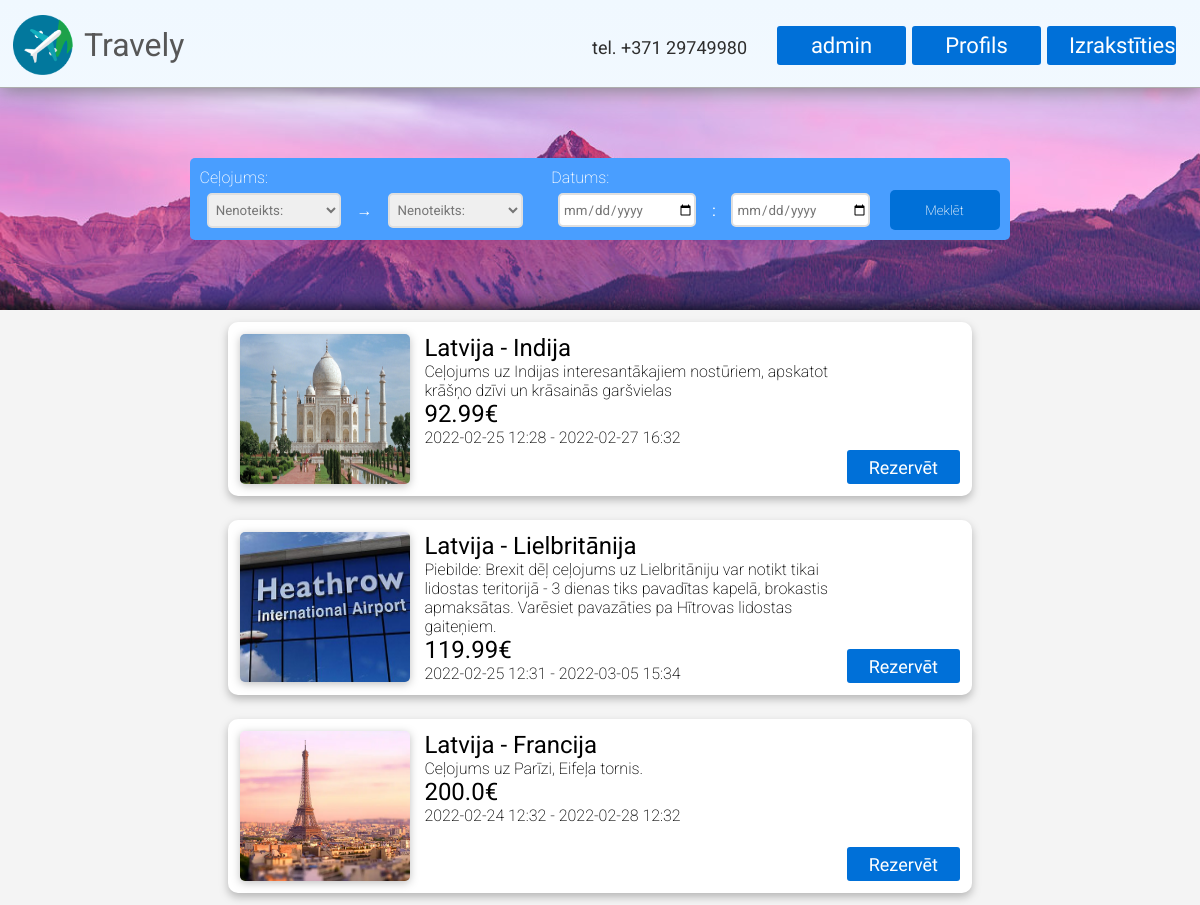
/catalogue (signed in), run on the app's committed database.
### models.py (models this page shows, shortened)
class Trip(db.Model):
    id = db.Column(db.Integer, primary_key=True)
    agency_id = db.Column(db.Integer, db.ForeignKey("agency.id"))
    country_from = db.Column(db.Integer)
    country_to = db.Column(db.Integer)
    date_from = db.Column(db.DateTime)
    date_to = db.Column(db.DateTime)
    description = db.Column(db.String(280))
    cost = db.Column(db.Float)
    ticket_amount = db.Column(db.Integer)
    views = db.Column(db.Integer)
    img_file = db.Column(db.String(20), nullable=False, default='default.jpg')

class Country(db.Model):
    id = db.Column(db.Integer, primary_key=True)
    country = db.Column(db.String(48), nullable=False)
    abbreviation = db.Column(db.String(2), nullable=False)

### main.py (the view)
@app.route('/catalogue')
def celojumi():
    return render_template("catalogue.html", trips = Trip.query.all(), countries = Country.query.all(), is_admin = is_user_admin())

### main.py (called while the page is built)
def is_user_logged():
    try:
        return True if session['user'] != None else False
    except:
        return False

def is_user_admin():
    return True if is_user_logged() and User.query.filter_by(id=session['user']).first().role_id != 0 else False

### templates/catalogue.html (shortened to what this page needs)
{% extends "index.html" %}
{% block content %}
<div id="search-bar-back" class="one-pixel-search-back">
    <div class="catalogue-search-page">
        <div>
            <p>Ceļojums:</p>
            <div>
                <select name="from" id="from">
                    <option value="">Nenoteikts:</option>
                </select>
                →
                <select name="to" id="to">
                    <option value="">Nenoteikts:</option>
                </select>
            </div>
        </div>
        <div>
            <p>Datums:</p>
            <div>
                <input id="from_date" type="date" placeholder="No">
                :
                <input id="to_date" type="date" placeholder="Līdz">
            </div>
        </div>
        <button id="submit-button" class="search-button" type="submit">Meklēt</button>
    </div>
</div>
<div id="catalogue-list">
    {% if trips %}
        {% for trip in trips %}
            <div class="catalogue-list-element">
                <img src="{{ url_for('static', filename='/images/destinations/' + trip.img_file) }}" class="catalogue-list-element-img">
                <div class="catalogue-list-element-text">
                    <h2>
                        {% for country in countries %}
                            {% if country.id == trip.country_from %}
                                {{ country.country }} -
                            {% endif %}
                        {% endfor %}
                        {% for country in countries %}
                            {% if country.id == trip.country_to %}
                                {{ country.country }}
                            {% endif %}
                        {% endfor %}
                    </h2>
                    <p>{{ trip.description }}</p>
                    <h2>{{ trip.cost }}€</h2>
                    <p>{{ trip.date_from.strftime("%Y-%m-%d %H:%M") }} - {{ trip.date_to.strftime("%Y-%m-%d %H:%M") }}</p>
                </div>
                <a href="/reservation/{{ trip.id }}" class="button" id="button-reserve">Rezervēt</a>
            </div>
        {% endfor %}
    {% endif %}
</div>
{% endblock %}

### static/css/stylesheet.css (style rules this page uses)
* { margin:0; padding:0; }
body { font-family: 'Roboto', sans-serif; color:#575757; background-image: linear-gradient(aliceblue, white); background-repeat: no-repeat; }
h2 { font-weight: 400; }
p { font-weight: 200; }
a { text-decoration: none; }
a.button { display: inline-block; color: white !important; text-align: center; font-size: 22px !important; font-family: Thasadith; text-decoration: none; line-height: 42px; font-weight: normal !important; background-color: #0070D8; border-radius: 3px; padding-right: 22px; padding-left: 22px; padding-top: 2px; padding-bottom: 2px; }
#search-bar-back { display: flex; align-items: center; background-image: url(../images/search_bar_back_main.png); background-repeat: no-repeat; height: 222px; background-position: 50%; box-shadow: inset 0px -30px 20px -30px #000000; }
.catalogue-search-page { display: flex; background-color: rgb(73, 158, 255); width: 800px; margin-left: auto; margin-right: auto; padding: 10px; border-radius: 5px; align-items: flex-end; }
.catalogue-search-page > div { display: flex; justify-content: start; flex-wrap: wrap; }
.catalogue-search-page > div > p { color: white; }
.catalogue-search-page > div > div { display: flex; flex-direction: row; margin-left: 2%; gap: 5%; margin-top: 1%; height: 40px; color: white; align-items: center; }
.catalogue-search-page > div > div > select, .catalogue-search-page > div > div > input { border-radius: 5px; outline: none; border: 2px solid #dfdfdf; color: #757575; height: 30px; padding-left: 1%; font-family: 'Roboto', sans-serif; width: 150px; cursor: pointer; }
.catalogue-search-page > div > div > select { height: 35px; }
.catalogue-search-page > div > div > input::placeholder { color: #c1c2c4; }
.catalogue-search-page > button { border-radius: 5px; outline: none; border: none; background-color: #0070D8; color: white; font-family: 'Roboto', sans-serif; font-weight: 200; width: 15%; height: 40px; cursor: pointer; }
.one-pixel-search-back { margin-left: -1px }
#catalogue-list { background-color: #F4F4F4; max-width: 100%; width: 100%; display: flex; flex-direction: column; }
.catalogue-list-element { background-color: white; color:black; display: flex; flex-wrap: nowrap; flex-direction: row; padding: 1%; border-radius: 10px; gap: 2%; margin: 1%; width: 60%; filter: drop-shadow(0px 4px 4px rgba(0, 0, 0, 0.25)); margin-left: auto; margin-right: auto; }
.catalogue-list-element-img { width: 170px; height: 150px; filter: drop-shadow(0px 2px 4px rgba(0, 0, 0, 0.25)); border-radius: 5px; }
.catalogue-list-element-text { width: 70%; }
#button-reserve { font-size: 18px !important; height:30px; width:70px; line-height: 32px; margin-top: auto; }

### data on the page
Trip: img_file (picture), description "Ceļojums uz Indijas interesantākajiem nostūriem, apskatot krāšņo dzīvi un krāsainās garšvielas", cost "92.99", date_from "2022-02-25 12:28", date_to "2022-02-27 16:32"
Country: country "Latvija"
Country: country "Indija"
Trip: img_file (picture), description "Piebilde: Brexit dēļ ceļojums uz Lielbritāniju var notikt tikai lidostas teritorijā - 3 dienas tiks pavadītas kapelā, brokastis apmaksātas. Varēsiet pavazāties pa Hītrovas lidostas gaiteņiem.", cost "119.99", date_from "2022-02-25 12:31", date_to "2022-03-05 15:34"
Country: country "Lielbritānija"
Trip: img_file (picture), description "Ceļojums uz Parīzi, Eifeļa tornis.", cost "200.0", date_from "2022-02-24 12:32", date_to "2022-02-28 12:32"
Country: country "Francija"
